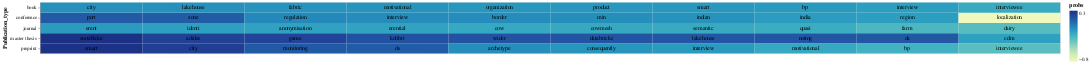

Write notebook code for a chart like this one.
### Code cell
# Select the top terms for each PDF
top_terms_df_publication_type = result_df_publication_type.groupby('Publication_type').head(10)

# Add a small random value to 'idf_value' for better visualization
top_terms_df_publication_type['probs'] = top_terms_df_publication_type['probs'] + np.random.rand(top_terms_df_publication_type.shape[0]) * 0.0001

# Create a base chart
base = alt.Chart(top_terms_df_publication_type).encode(
    x=alt.X('rank:O', axis=None),  # Use rank for x-axis
    y='Publication_type:N',
    color=alt.Color('probs:Q', scale=alt.Scale(scheme='viridis')),
    text='topic_word:N'  # Corrected column name to 'topic_word'
).transform_window(
    rank="rank()",
    sort=[alt.SortField("probs", order="descending")],
    groupby=["Publication_type"]
)

# Create a heatmap
heatmap = base.mark_rect().encode(
    color='probs:Q',
)

# Create text labels with conditional color
text = base.mark_text(baseline='middle').encode(
    text='topic_word:N',
    color=alt.condition(alt.datum.idf_value >= 2.0, alt.value('white'), alt.value('black'))
)

# Display the heatmap and text labels
chart_lda_publication_type = (heatmap + text).properties(width=2000)
chart_lda_publication_type

### Figure 1 — Vega-Lite specification as saved in the notebook (floating-point values rounded to 4 significant figures)
{"config": {"view": {"continuousWidth": 300, "continuousHeight": 300}}, "layer": [{"mark": {"type": "rect"}, "encoding": {"color": {"field": "probs", "type": "quantitative"}, "text": {"field": "topic_word", "type": "nominal"}, "x": {"axis": null, "field": "rank", "type": "ordinal"}, "y": {"field": "Publication_type", "type": "nominal"}}, "transform": [{"window": [{"op": "rank", "field": "", "as": "rank"}], "groupby": ["Publication_type"], "sort": [{"field": "probs", "order": "descending"}]}]}, {"mark": {"type": "text", "baseline": "middle"}, "encoding": {"color": {"condition": {"test": "(datum.idf_value >= 2.0)", "value": "white"}, "value": "black"}, "text": {"field": "topic_word", "type": "nominal"}, "x": {"axis": null, "field": "rank", "type": "ordinal"}, "y": {"field": "Publication_type", "type": "nominal"}}, "transform": [{"window": [{"op": "rank", "field": "", "as": "rank"}], "groupby": ["Publication_type"], "sort": [{"field": "probs", "order": "descending"}]}]}], "data": {"name": "data-94c32d4007fa1d764ea66dfb06d4bf5f"}, "width": 2000, "$schema": "https://vega.github.io/schema/vega-lite/v5.15.1.json", "datasets": {"data-94c32d4007fa1d764ea66dfb06d4bf5f": [{"Publication_type": "conference", "topic_word": "localization", "probs": -0.7618}, {"Publication_type": "conference", "topic_word": "region", "probs": -0.138}, {"Publication_type": "conference", "topic_word": "india", "probs": -0.1317}, {"Publication_type": "conference", "topic_word": "port", "probs": 0.1008}, {"Publication_type": "conference", "topic_word": "zone", "probs": 0.09325}, {"Publication_type": "conference", "topic_word": "indian", "probs": -0.09308}, {"Publication_type": "conference", "topic_word": "min", "probs": -0.07946}, {"Publication_type": "conference", "topic_word": "border", "probs": -0.07223}, {"Publication_type": "conference", "topic_word": "interview", "probs": -0.07214}, {"Publication_type": "conference", "topic_word": "regulation", "probs": -0.06278}, {"Publication_type": "book", "topic_word": "interviewee", "probs": -0.1958}, {"Publication_type": "book", "topic_word": "interview", "probs": -0.1386}, {"Publication_type": "book", "topic_word": "bp", "probs": -0.1191}, {"Publication_type": "book", "topic_word": "smart", "probs": -0.1149}, {"Publication_type": "book", "topic_word": "product", "probs": -0.1142}, {"Publication_type": "book", "topic_word": "organization", "probs": -0.1104}, {"Publication_type": "book", "topic_word": "motivational", "probs": -0.103}, {"Publication_type": "book", "topic_word": "fabric", "probs": -0.0966}, {"Publication_type": "book", "topic_word": "lakehouse", "probs": -0.0911}, {"Publication_type": "book", "topic_word": "city", "probs": -0.08909}, {"Publication_type": "journal", "topic_word": "dairy", "probs": -0.2912}, {"Publication_type": "journal", "topic_word": "farm", "probs": -0.2628}, {"Publication_type": "journal", "topic_word": "quasi", "probs": -0.2073}, {"Publication_type": "journal", "topic_word": "semantic", "probs": -0.1919}, {"Publication_type": "journal", "topic_word": "cowmesh", "probs": -0.1878}, {"Publication_type": "journal", "topic_word": "cow", "probs": -0.1846}, {"Publication_type": "journal", "topic_word": "erential", "probs": -0.1611}, {"Publication_type": "journal", "topic_word": "anonymisation", "probs": -0.1549}, {"Publication_type": "journal", "topic_word": "identi", "probs": -0.1436}, {"Publication_type": "journal", "topic_word": "erent", "probs": -0.1255}, {"Publication_type": "preprint", "topic_word": "interviewee", "probs": -0.3029}, {"Publication_type": "preprint", "topic_word": "smart", "probs": 0.2699}, {"Publication_type": "preprint", "topic_word": "bp", "probs": -0.2317}, {"Publication_type": "preprint", "topic_word": "city", "probs": 0.2164}, {"Publication_type": "preprint", "topic_word": "motivational", "probs": -0.185}, {"Publication_type": "preprint", "topic_word": "interview", "probs": -0.1252}, {"Publication_type": "preprint", "topic_word": "consequently", "probs": -0.1047}, {"Publication_type": "preprint", "topic_word": "monitoring", "probs": 0.1039}, {"Publication_type": "preprint", "topic_word": "ds", "probs": 0.08961}, {"Publication_type": "preprint", "topic_word": "archetype", "probs": -0.07871}, {"Publication_type": "master thesis", "topic_word": "snowflake", "probs": 0.2761}, {"Publication_type": "master thesis", "topic_word": "adidas", "probs": 0.2024}, {"Publication_type": "master thesis", "topic_word": "game", "probs": 0.193}, {"Publication_type": "master thesis", "topic_word": "cdm", "probs": -0.1468}, {"Publication_type": "master thesis", "topic_word": "kolibri", "probs": 0.1335}, {"Publication_type": "master thesis", "topic_word": "wider", "probs": 0.1325}, {"Publication_type": "master thesis", "topic_word": "databricks", "probs": 0.1225}, {"Publication_type": "master thesis", "topic_word": "lakehouse", "probs": 0.1163}, {"Publication_type": "master thesis", "topic_word": "noting", "probs": 0.1156}, {"Publication_type": "master thesis", "topic_word": "da", "probs": 0.1117}]}}
